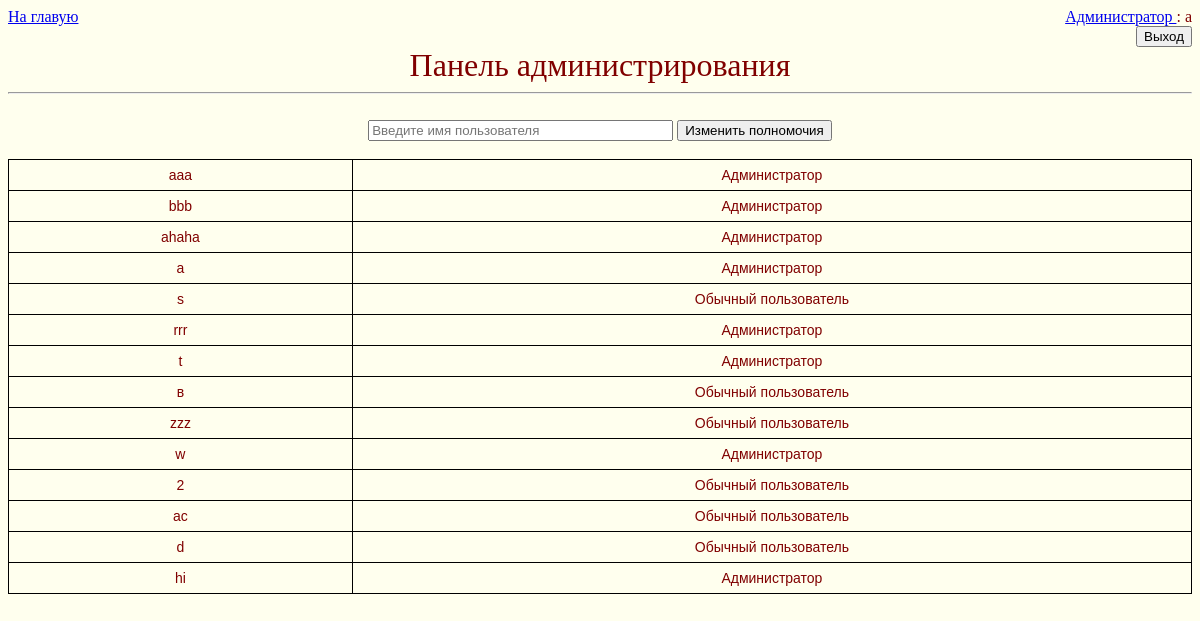
The page /admin (signed in) on the database its author committed.
### tables this page shows
CREATE TABLE users (login varchar (30) PRIMARY KEY, password varchar (50), perm STRING DEFAULT "Обычный пользователь");

### view.py (the view)
@app.route('/admin')
def admin():
    if 'user' in session:
        db = sqlite3.connect(DB)
        cur = db.cursor()
        user = session['user']
        perm = cur.execute('SELECT perm FROM users WHERE login=?', [session['user']]).fetchone()
        perm = perm[0] == "Администратор"
        if not perm:
            return redirect(url_for('login'), code=303)
        users = cur.execute('SELECT * FROM users').fetchall()
        return render_template('admin.html', perm=perm, user=user, users=users)

### templates/admin.html
{% extends 'base.html' %}
{% block content %}
<div class="logo">Панель администрирования</div>
<hr />
<br/>
<div class="postarea">
    <form id="postform"
    	  action="/do_perm"
    	  method="post">
        <input type="text"
        	   name='login'
        	   size="35"
        	   placeholder="Введите имя пользователя" />
        <input type="submit"
        	   name="new_perm"
        	   value="Изменить полномочия" />
    </form>
</div>
<br/>
<table class="tg">
{% for i in users %}
  <tr>
    <td class="tg-0pky">{{ i[0] }}<br></td>
    <td class="tg-0pky">{{ i[2] }}</td>
  </tr>
{% endfor %}
</table>
{% endblock %}

### templates/base.html (shortened to what this page needs)
<!DOCTYPE html>
<html>
<head>
    <link rel="stylesheet" type="text/css"
		href="{{ url_for('static',filename='css/global.css') }}" />
    <link rel="stylesheet" type="text/css"
		href="{{ url_for('static',filename='css/theme.css') }}" />
</head>
<body>
<a href="/">На главую</a>
    <div class="adminbar">
        {% if perm %}
          <a href="/admin"> Администратор </a>
        {% else %}
        	Обычный пользователь
        {% endif %}: {{ user }}
        <br/>
        <form method=post action='/do_logout'>
            <button type=submit>Выход</button>
        </form>
    </div>
{% block content %}{% endblock %}
</body>
</html>

### static/css/global.css (style rules this page uses)
body { margin: 0; padding: 8px; margin-bottom: auto; }
form { margin-bottom: 0px }
.postarea { text-align: center }
.tg { border-collapse:collapse;border-spacing:0; width:100%; height:100%; border-color:inherit; text-align:center; vertical-align:top; }
.tg td { font-family:Arial, sans-serif; font-size:14px; padding:7px 20px; border-style:solid; border-width:1px; overflow:hidden; word-break:normal; border-color:black; }

### static/css/theme.css (style rules this page uses)
html, body { background:#FFFFEE; color:#800000; }
a { color:#0000EE; }
.adminbar { text-align:right; clear:both; float:right; }
.logo { clear:both; text-align:center; font-size:2em; color:#800000; width:100%; }

### rows shown on the page
users: login "aaa", perm "Администратор"
users: login "bbb", perm "Администратор"
users: login "ahaha", perm "Администратор"
users: login "a", perm "Администратор"
users: login "s", perm "Обычный пользователь"
users: login "rrr", perm "Администратор"
users: login "t", perm "Администратор"
users: login "в", perm "Обычный пользователь"
users: login "zzz", perm "Обычный пользователь"
users: login "w", perm "Администратор"
users: login "2", perm "Обычный пользователь"
users: login "ac", perm "Обычный пользователь"
users: login "d", perm "Обычный пользователь"
users: login "hi", perm "Администратор"

### other values the page prints
{{ user }} "a"
